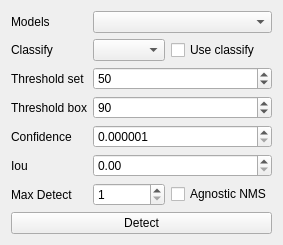
          <widget class="QWidget" name="tab_8">
           <attribute name="title">
            <string>AI Models</string>
           </attribute>
           <layout class="QGridLayout" name="gridLayout_17">
            <item row="7" column="0">
             <widget class="QLabel" name="label_6">
              <property name="text">
               <string>Max Detect</string>
              </property>
             </widget>
            </item>
            <item row="1" column="3">
             <widget class="QCheckBox" name="check_box_use_classify">
              <property name="text">
               <string>Use classify</string>
              </property>
             </widget>
            </item>
            <item row="9" column="0" colspan="4">
             <widget class="QPushButton" name="but_detect_model_ai">
              <property name="text">
               <string>Detect</string>
              </property>
             </widget>
            </item>
            <item row="3" column="0">
             <widget class="QLabel" name="label_27">
              <property name="sizePolicy">
               <sizepolicy hsizetype="Fixed" vsizetype="Preferred">
                <horstretch>0</horstretch>
                <verstretch>0</verstretch>
               </sizepolicy>
              </property>
              <property name="text">
               <string>Threshold set</string>
              </property>
             </widget>
            </item>
            <item row="4" column="0">
             <widget class="QLabel" name="label">
              <property name="sizePolicy">
               <sizepolicy hsizetype="Fixed" vsizetype="Preferred">
                <horstretch>0</horstretch>
                <verstretch>0</verstretch>
               </sizepolicy>
              </property>
              <property name="text">
               <string>Threshold box</string>
              </property>
             </widget>
            </item>
            <item row="6" column="1" colspan="3">
             <widget class="QDoubleSpinBox" name="spin_box_iou">
              <property name="maximum">
               <double>1.000000000000000</double>
              </property>
              <property name="singleStep">
               <double>0.010000000000000</double>
              </property>
             </widget>
            </item>
            <item row="1" column="1" colspan="2">
             <widget class="QComboBox" name="combo_box_classify_ai"/>
            </item>
            <item row="0" column="1" colspan="3">
             <widget class="QComboBox" name="combo_box_model_ai"/>
            </item>
            <item row="6" column="0">
             <widget class="QLabel" name="label_5">
              <property name="text">
               <string>Iou</string>
              </property>
             </widget>
            </item>
            <item row="1" column="0">
             <widget class="QLabel" name="label_15">
              <property name="text">
               <string>Classify</string>
              </property>
             </widget>
            </item>
            <item row="3" column="1" colspan="3">
             <widget class="QSpinBox" name="spin_box_threshold_set">
              <property name="maximum">
               <number>100</number>
              </property>
              <property name="value">
               <number>50</number>
              </property>
             </widget>
            </item>
            <item row="4" column="1" colspan="3">
             <widget class="QSpinBox" name="spin_box_threshold_box">
              <property name="maximum">
               <number>100</number>
              </property>
              <property name="value">
               <number>90</number>
              </property>
             </widget>
            </item>
            <item row="5" column="0">
             <widget class="QLabel" name="label_4">
              <property name="text">
               <string>Confidence</string>
              </property>
             </widget>
            </item>
            <item row="5" column="1" colspan="3">
             <widget class="QDoubleSpinBox" name="spin_box_confidence">
              <property name="decimals">
               <number>6</number>
              </property>
              <property name="minimum">
               <double>0.000001000000000</double>
              </property>
              <property name="maximum">
               <double>1.000000000000000</double>
              </property>
              <property name="singleStep">
               <double>0.010000000000000</double>
              </property>
             </widget>
            </item>
            <item row="0" column="0">
             <widget class="QLabel" name="label_26">
              <property name="text">
               <string>Models</string>
              </property>
             </widget>
            </item>
            <item row="7" column="1" colspan="2">
             <widget class="QSpinBox" name="spin_box_max_det">
              <property name="sizePolicy">
               <sizepolicy hsizetype="Preferred" vsizetype="Fixed">
                <horstretch>0</horstretch>
                <verstretch>0</verstretch>
               </sizepolicy>
              </property>
              <property name="minimum">
               <number>1</number>
              </property>
              <property name="maximum">
               <number>10000</number>
              </property>
             </widget>
            </item>
            <item row="7" column="3">
             <widget class="QCheckBox" name="check_box_agnostic_nms">
              <property name="text">
               <string>Agnostic NMS</string>
              </property>
             </widget>
            </item>
           </layout>
          </widget>
